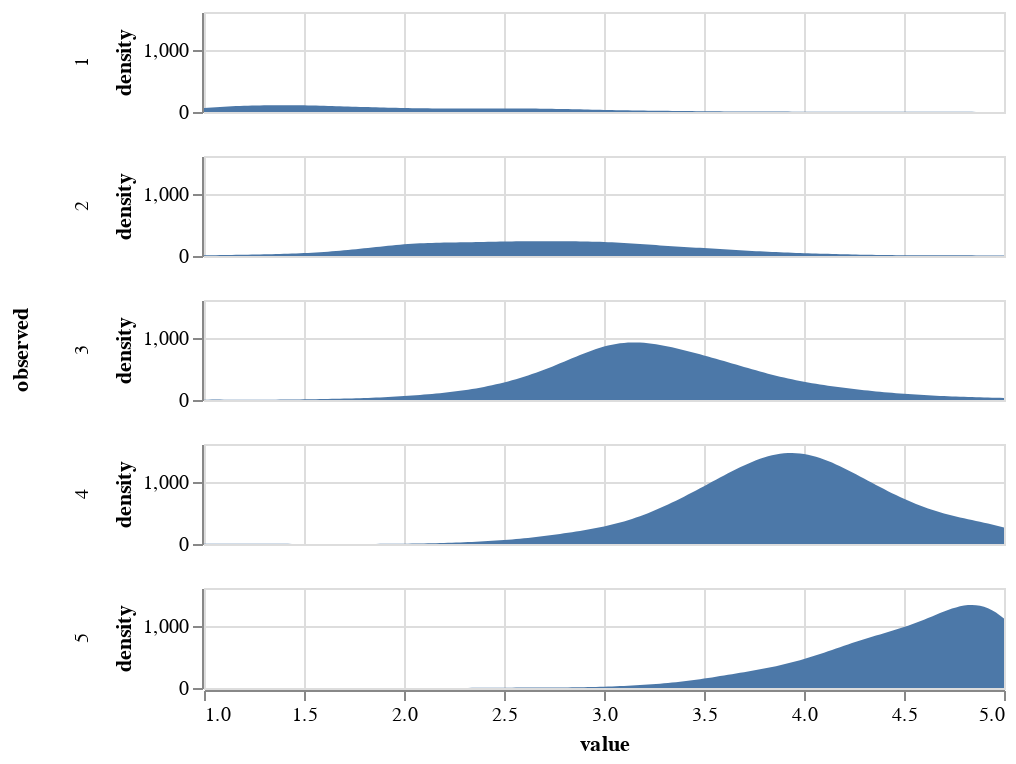

Notebook cell for this chart:
### Code cell
fit_vs_obs = pd.concat([
    Rhatbig.rename(columns={'rating':'fit'}),
    Rbig.rename(columns={'rating':'observed'}),
], axis=1).stack().dropna().reset_index()[['fit','observed']]

fit_vs_obs = fit_vs_obs.iloc[np.random.choice(len(fit_vs_obs), 5000)]

alt.Chart(fit_vs_obs).transform_density(
    density='fit',
    bandwidth=0.2,
    groupby=['observed'],
    extent= [1, 5],
    counts = True
).mark_area().encode(
    alt.X('value:Q', ),
    alt.Y('density:Q'),
    alt.Row('observed:N', )
).properties(width=400, height=50)

### Figure 1 — Vega-Lite specification as saved in the notebook (floating-point values rounded to 4 significant figures; data arrays with more than 128 entries replaced by an {"elided": "..."} marker saying what was removed)
{"config": {"view": {"continuousWidth": 400, "continuousHeight": 300}}, "data": {"name": "data-f4b26b305fa516b78884c4f9e2ff2be0"}, "mark": "area", "encoding": {"row": {"type": "nominal", "field": "observed"}, "x": {"type": "quantitative", "field": "value"}, "y": {"type": "quantitative", "field": "density"}}, "height": 50, "transform": [{"density": "fit", "bandwidth": 0.2, "counts": true, "extent": [1, 5], "groupby": ["observed"]}], "width": 400, "$schema": "https://vega.github.io/schema/vega-lite/v4.8.1.json", "datasets": {"data-f4b26b305fa516b78884c4f9e2ff2be0": {"elided": "5000 records"}}}
